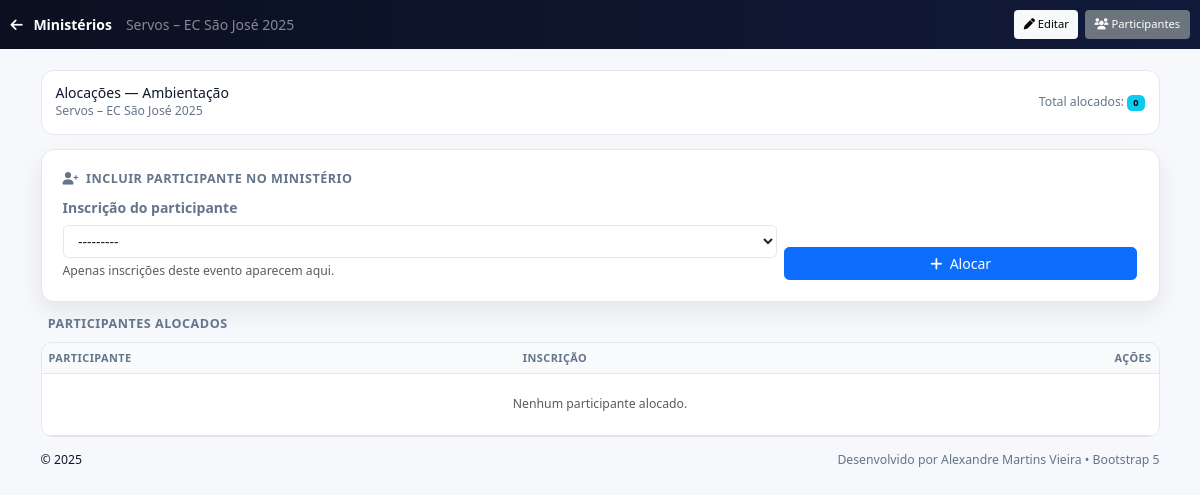
The app's page /ministerios/5/evento/f2e375fb-3a68-4d4c-99a2-882985649af6/alocacoes/ (signed in) with its own data.
### inscricoes/models.py (models this page shows, shortened)
class EventoAcampamento(models.Model):
    TIPO_ACAMPAMENTO = [
        ('senior',  'Acampamento Sênior'),
        ('juvenil', 'Acampamento Juvenil'),
        ('mirim',   'Acampamento Mirim'),
        ('servos',  'Acampamento de Servos'),
        ('casais',  'Encontro de Casais'),
        ('evento',  'Evento'),
        ('retiro',  'Retiro'),
        ('pagamento', 'Pagamento'),
    ]
    id = models.UUIDField(primary_key=True, default=uuid.uuid4, editable=False)
    nome = models.CharField(max_length=255)
    tipo = models.CharField(max_length=20, choices=TIPO_ACAMPAMENTO)
    data_inicio = models.DateField()
    data_fim = models.DateField()
    inicio_inscricoes = models.DateField()
    fim_inscricoes = models.DateField()
    valor_inscricao = models.DecimalField(
        max_digits=8,
        decimal_places=2,
        default=0.00,
        verbose_name="Valor da Inscrição"
    )
    slug = models.SlugField(unique=True, blank=True)
    paroquia = models.ForeignKey("Paroquia", on_delete=models.CASCADE, related_name="eventos")
    banner = CloudinaryField(null=True, blank=True, verbose_name="Banner do Evento")
    permitir_inscricao_servos = models.BooleanField(
        default=False,
        help_text="Se marcado, o evento de Servos vinculado pode receber inscrições."
    )
    evento_relacionado = models.ForeignKey(
        "self",
        on_delete=models.SET_NULL,
        null=True,
        blank=True,
        related_name="eventos_servos",
        help_text="Se este for um evento de Servos, vincule ao evento principal em que irão servir."
    )
    @property
    def principal(self):
        """Se for servos, retorna o evento principal; caso contrário, None."""
        return self.evento_relacionado if self.is_servos else None
    class Meta:
        constraints = [
            models.UniqueConstraint(
                fields=["evento_relacionado"],
                condition=Q(tipo="servos"),
                name="uniq_servos_por_evento_principal",
            ),
        ]

class Ministerio(models.Model):
    nome = models.CharField(max_length=100, unique=True)
    descricao = models.TextField(blank=True, null=True)
    ativo = models.BooleanField(default=True)
    class Meta:
        ordering = ["nome"]

### inscricoes/views.py (the view, shortened to what this page needs)
# urls.py: path("ministerios/<int:pk>/evento/<uuid:evento_id>/alocacoes/",views.alocacoes_ministerio,name="alocacoes_ministerio",),
@login_required
def alocacoes_ministerio(request, pk: int, evento_id):
    ministerio = get_object_or_404(Ministerio, pk=pk)
    evento = get_object_or_404(EventoAcampamento, pk=evento_id)
    if not request.user.is_superuser and getattr(request.user, "paroquia_id", None) != evento.paroquia_id:
        return HttpResponseForbidden("Sem permissão.")
    alocados = (
        AlocacaoMinisterio.objects
        .filter(evento=evento, ministerio=ministerio)
        .select_related("inscricao__participante")
        .order_by("-is_coordenador", "inscricao__participante__nome")
    )
    form = AlocarInscricaoForm(request.POST or None, evento=evento, ministerio=ministerio)
    return render(request, "inscricoes/alocacoes_ministerio.html", {
        "evento": evento,
        "ministerio": ministerio,
        "alocados": alocados,
        "form": form,
    })

### inscricoes/forms.py (shortened to what this page needs)
class AlocarInscricaoForm(forms.Form):
    inscricao = forms.ModelChoiceField(
        queryset=Inscricao.objects.none(),
        label="Inscrição do participante",
        required=True,
        help_text="Apenas inscrições deste evento aparecem aqui."
    )
    def __init__(self, *args, **kwargs):
        self.evento: EventoAcampamento | None = kwargs.pop("evento", None)
        self.ministerio: Ministerio | None = kwargs.pop("ministerio", None)
        super().__init__(*args, **kwargs)
        qs = Inscricao.objects.none()
        if self.evento:
            qs = Inscricao.objects.filter(evento=self.evento)
        self.fields["inscricao"].queryset = qs
        self.fields["inscricao"].label_from_instance = (
            lambda obj: f"{obj.participante.nome} — #{obj.id}"
        )

### inscricoes/templates/inscricoes/alocacoes_ministerio.html (shortened to what this page needs)
{% load static %}
<!doctype html>
<html lang="pt-br">
<head>
  <link href="https://cdn.jsdelivr.net/npm/bootstrap@5.3.3/dist/css/bootstrap.min.css" rel="stylesheet"/>
  <link rel="stylesheet" href="https://cdnjs.cloudflare.com/ajax/libs/font-awesome/6.0.0/css/all.min.css"/>
</head>
<body>
<nav class="navbar nav-pro navbar-dark">
  <div class="container-fluid">
    <a class="navbar-brand fw-bold" href="{% url 'inscricoes:ministerios_evento' evento.id %}">
      <i class="fa-solid fa-arrow-left me-2"></i> Ministérios
    </a>
    <span class="navbar-text text-white-50 d-none d-md-inline">{{ evento.nome }}</span>
    <div class="d-flex ms-auto gap-2">
      <a class="btn btn-sm btn-light" href="{% url 'inscricoes:ministerio_editar' ministerio.id %}?evento={{ evento.id }}"><i class="fa-solid fa-pen"></i> Editar</a>
      <a class="btn btn-sm btn-secondary" href="{% url 'inscricoes:evento_participantes' evento.id %}"><i class="fa-solid fa-users"></i> Participantes</a>
    </div>
  </div>
</nav>
<main class="container py-3 py-lg-4">
  <div class="sticky-topbar p-3 mb-3 bg-white">
    <div class="d-flex flex-wrap align-items-center justify-content-between gap-2">
      <div>
        <h1 class="h6 m-0">Alocações — {{ ministerio.nome }}</h1>
        <div class="small text-muted-2">{{ evento.nome }}</div>
      </div>
      <div class="small text-muted-2">
        {% with total=alocados|length %}
          Total alocados: <span class="badge text-bg-info">{{ total }}</span>
        {% endwith %}
      </div>
    </div>
  </div>
  <section class="card-clean p-3 p-md-4 mb-3">
    <h2 class="sec-title"><i class="fa-solid fa-user-plus me-1"></i> Incluir participante no ministério</h2>
    <form method="post" action="{% url 'inscricoes:alocar_inscricao_ministerio' pk=ministerio.id evento_id=evento.id %}" class="row g-2">
      <div class="col-12 col-md-8">
        <label class="form-label fw-bold text-muted-2">{{ form.inscricao.label }}</label>
        {{ form.inscricao }}
        {% if form.inscricao.help_text %}<div class="form-text">{{ form.inscricao.help_text }}</div>{% endif %}
      </div>
      <div class="col-12 col-md-4 d-flex align-items-end">
        <button class="btn btn-primary w-100"><i class="fa-solid fa-plus me-1"></i> Alocar</button>
      </div>
    </form>
  </section>
  <section>
    <h2 class="sec-title"> Participantes alocados</h2>
    <div class="table-wrap">
      <div class="table-responsive">
        <table class="table table-hover align-middle table-sticky mb-0">
          <thead class="table-light">
            <tr>
              <th>Participante</th>
              <th>Inscrição</th>
              <th class="text-end" style="width:260px;">Ações</th>
            </tr>
          </thead>
          <tbody>
            {% if alocados %}
              {% for a in alocados %}
              <tr>
                <td>
                  <strong>{{ a.inscricao.participante.nome }}</strong>
                  {% if a.inscricao.participante.cidade or a.inscricao.participante.estado %}
                    <div class="small text-muted-2">
                      {{ a.inscricao.participante.cidade }}{% if a.inscricao.participante.estado %} — {{ a.inscricao.participante.estado }}{% endif %}
                    </div>
                  {% endif %}
                  {% if a.is_coordenador %}
                    <span class="badge text-bg-info ms-1">Coordenador(a)</span>
                  {% endif %}
                </td>
                <td>
                  <span class="badge text-bg-secondary">#{{ a.inscricao.id }}</span>
                  <span class="small text-muted-2 ms-1">{{ a.inscricao.evento.nome }}</span>
                </td>
                <td class="text-end">
                  <div class="btn-group" role="group">
                    <a href="{% url 'inscricoes:ver_inscricao' a.inscricao.id %}" class="btn btn-success btn-sm">
                      <i class="fa-solid fa-eye"></i> Ver inscrição
                    </a>
                    <form method="post" action="{% url 'inscricoes:toggle_coordenador_ministerio' a.id %}">
                      {% csrf_token %}
                      <input type="hidden" name="ativo" value="{% if a.is_coordenador %}0{% else %}1{% endif %}">
                      <button class="btn btn-warning btn-sm">
                        <i class="fa-solid fa-user-gear"></i>
                        {% if a.is_coordenador %}Remover coord.{% else %}Tornar coord.{% endif %}
                      </button>
                    </form>
                    <form method="post" action="{% url 'inscricoes:desalocar_inscricao_ministerio' a.id %}">
                      {% csrf_token %}
                      <button class="btn btn-danger btn-sm" onclick="return confirm('Remover do ministério?');">
                        <i class="fa-solid fa-user-minus"></i> Remover
                      </button>
                    </form>
                  </div>
                </td>
              </tr>
              {% endfor %}
            {% else %}
              <tr><td colspan="3" class="text-center text-muted py-4">Nenhum participante alocado.</td></tr>
            {% endif %}
          </tbody>
        </table>
      </div>
    </div>
  </section>
  <footer class="py-3">
    <div class="d-flex justify-content-between align-items-center">
      <small>© {% now "Y" %}</small>
      <small class="text-muted-2">Desenvolvido por Alexandre Martins Vieira • Bootstrap 5</small>
    </div>
  </footer>
</main>
</body>
</html>

### inscricoes/templates/inscricoes/alocacoes_ministerio.html (style rules this page uses)
:root { --ink:#0f172a; --muted:#64748b; --g1:#0b1020; --g2:#111a3a; --line:#e5e7eb; --base-font:14px }
html { font-size:var(--base-font) }
body { background:#f6f8fb; color:var(--ink) }
.nav-pro { background:linear-gradient(90deg,var(--g1),var(--g2)) }
.navbar .btn { font-size:.85rem; padding:.35rem .6rem }
.navbar-brand { font-size:1rem }
.sticky-topbar { position:sticky; top:0; z-index:20; background:#ffffffd6; backdrop-filter:blur(6px); border:1px solid var(--line); border-radius:.9rem }
.card-clean { border:1px solid var(--line); border-radius:.95rem; background:#fff; box-shadow:0 10px 24px rgba(17,24,39,.08) }
.text-muted-2 { color:var(--muted) }
.sec-title { font-size:.9rem; color:var(--muted); text-transform:uppercase; letter-spacing:.04em; margin:0 0 .75rem; font-weight:700 }
.table-wrap { border:1px solid #e5e7eb; border-radius:.8rem; overflow:hidden; background:#fff }
.table-sticky thead th { position:sticky; top:0; z-index:5; background:#f8fafc!important; border-bottom:1px solid #e5e7eb!important; text-transform:uppercase; letter-spacing:.04em; font-size:.78rem; color:#64748b }
.table { font-size:.875rem }
.btn-sm,.btn.btn-sm { font-size:.8rem; padding:.35rem .6rem }
select[name="inscricao"] { display:block; width:100%; padding:.375rem 2.25rem .375rem .75rem; -moz-padding-start:calc(0.75rem - 3px); font-size:1rem; font-weight:400; line-height:1.5; color:#212529; background-color:#fff; background-repeat:no-repeat; background-position:right .75rem center; background-size:16px 12px; border:1px solid var(--line); border-radius:.375rem; transition:border-color .15s ease-in-out, box-shadow .15s ease-in-out; }

### records on screen
EventoAcampamento: nome "Servos – EC São José 2025"
Ministerio: nome "Ambientação"

### other values on screen
{{ total }} "0"
